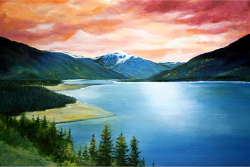
#> input picture ps4/data/lake.jpeg, 250 x 167 px; its folder holds 3 pictures in this run
$ python segmentation.py
#> lines starting #> are read from the running program, lines starting #| are printed output that depends on the picture
import numpy as np
import matplotlib.pyplot as plt
import scipy.io as sio
from imageio import imread
from scipy.spatial.distance import cdist


def kmeans_segmentation(im, features, num_clusters):
    H, W = im.shape[0], im.shape[1]
    N = features.shape[0]

    # 第一步： 随机选择num_clusters个种子
    center_idx = np.random.randint(N, size=num_clusters)
    centriods = features[center_idx]

    matrixes = np.zeros((H, W))
    # 第二步： 迭代器划分
    while True:
        # 每个像素到cneter的距离
        dist = np.zeros((N, num_clusters))

        for i in range(num_clusters):
            dist[:, i] = np.linalg.norm(features - centriods[i, :], axis=1)     # 距离

        # 寻找最近中心
        nearest = np.argmin(dist, axis=1)       # (N,1)
        # 更新
        prev_centriods = centriods

        for i in range(num_clusters):
            pixels_idx = np.where(nearest == i)      # 和 第 i 个中心邻近的像素集合
            cluster = features[pixels_idx]            # (M,5)
            centriods[i, :] = np.mean(cluster, axis=0)      # 重新计算平均值

        # 收敛
        if np.array_equal(prev_centriods, centriods):
            break

    pixels_clusters = np.reshape(nearest, (H, W))
    return pixels_clusters


def meanshift_segmentation(im, features, bandwidth):
    H, W = im.shape[0], im.shape[1]

    N, M = features.shape       # 数量， 特征维度
    mask = np.ones(N)

    clusters = []

    while np.sum(mask) > 0 :    # 当前还有像素未被遍历
        loc = np.argwhere(mask > 0)
        idx = loc[int(np.random.choice(loc.shape[0], 1)[0])][0]     # 随扈挑选一个像素

        mask[idx] = 0   # 标记

        current_mean = features[idx]
        prev_mean = current_mean

        while True:
            dist = np.linalg.norm(features - prev_mean, axis=1)
            incircle = dist < bandwidth # 距离小于半径的点
            mask[incircle] = 0

            current_mean = np.mean(features[incircle], axis=0)  # 新的中心
            # 稳定，收敛
            if np.linalg.norm(current_mean - prev_mean) < 0.01 * bandwidth:
                break
            prev_mean = current_mean

        isValid = True
        for cluster in clusters:
            if np.linalg.norm(cluster - current_mean) < 0.5 * bandwidth:   # 两个划分为一个cluster
                isValid = False

        if isValid:     # 添加一个新cluster
            clusters.append(current_mean)


    pixels_clusters = np.zeros((H, W))

    clusters = np.array(clusters)

    for i in range(N):     # 计算每个像素点的最近中心
        idx = np.argmin(np.linalg.norm(features[i, :] - clusters, axis=1))
        h = int(i/W)
        w = i % W
        pixels_clusters[h, w] = idx

    return  pixels_clusters.astype(int)


def draw_clusters_on_image(im, pixel_clusters):
    num_clusters = int(pixel_clusters.max()) + 1
    average_color = np.zeros((num_clusters, 3))
    cluster_count = np.zeros(num_clusters)

    for i in range(im.shape[0]):
        for j in range(im.shape[1]):
            c = pixel_clusters[i,j]
            cluster_count[c] += 1
            average_color[c, :] += im[i, j, :]

    for c in range(num_clusters):
        average_color[c,:] /= float(cluster_count[c])

    out_im = np.zeros_like(im)
    for i in range(im.shape[0]):
        for j in range(im.shape[1]):
            c = pixel_clusters[i,j]
            out_im[i,j,:] = average_color[c,:]

    return out_im


if __name__ == '__main__':

    # Change these parameters to see the effects of K-means and Meanshift
    num_clusters = [5]
    bandwidths = [0.3]


    for filename in ['lake', 'rocks', 'plates']:
        img = imread('data/%s.jpeg' % filename)
#> img is the input picture: shape (167, 250, 3); mean R, G, B 117.3, 125.1, 125.6

        # Create the feature vector for the images
        features = np.zeros((img.shape[0] * img.shape[1], 5))
        for row in range(img.shape[0]):
            for col in range(img.shape[1]):
                features[row*img.shape[1] + col, :] = np.array([row, col,
                    img[row, col, 0], img[row, col, 1], img[row, col, 2]])  #
        features_normalized = features / features.max(axis = 0)

        # [10 lines of commented-out code are left out]
        for bandwidth in bandwidths:
            clustered_pixels = meanshift_segmentation(img, features_normalized, bandwidth)
            cluster_im = draw_clusters_on_image(img, clustered_pixels)
            plt.imshow(cluster_im)
            plt.title('Meanshift with bandwidth %.2f on %s.jpeg' % (bandwidth, filename))
            plt.show()
#> this loop made 1 pass
#> num_clusters in draw_clusters_on_image on pass 1: 8
#> pass 1, `clustered_pixels = meanshift_segmentation(img, features_normalized, ba..`:
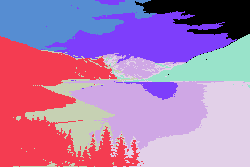
#> clustered_pixels: shape (167, 250) int64; 8 distinct labels, from 0 to 7; one colour per label, 0 black
#> pass 1, `cluster_im = draw_clusters_on_image(img, clustered_pixels)`:
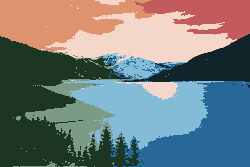
#> cluster_im: shape (167, 250, 3); mean R, G, B 116.8, 124.8, 124.9
#> pass 2 of the loop `for filename in ['lake', 'rocks', 'plates']:`:
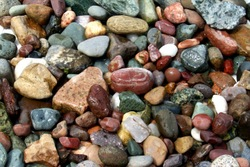
#> input picture ps4/data/rocks.jpeg, 250 x 167 px
#> img is the input picture: shape (167, 250, 3); mean R, G, B 122.3, 106.5, 91.7
#> the loop `for bandwidth in bandwidths:` made 1 pass
#> num_clusters in draw_clusters_on_image on pass 1: 13
#> pass 1, `clustered_pixels = meanshift_segmentation(img, features_normalized, ba..`:
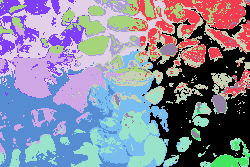
#> clustered_pixels: shape (167, 250) int64; 13 distinct labels, from 0 to 12; one colour per label, 0 black
#> pass 1, `cluster_im = draw_clusters_on_image(img, clustered_pixels)`:
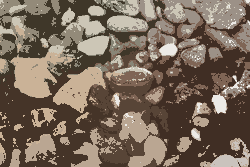
#> cluster_im: shape (167, 250, 3); mean R, G, B 121.7, 105.8, 91.3
#> pass 3 of the loop `for filename in ['lake', 'rocks', 'plates']:`:
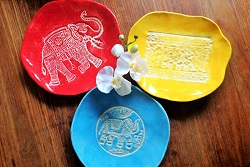
#> input picture ps4/data/plates.jpeg, 250 x 167 px
#> img is the input picture: shape (167, 250, 3); mean R, G, B 150.4, 110.1, 84.9
#> the loop `for bandwidth in bandwidths:` made 1 pass
#> num_clusters in draw_clusters_on_image on pass 1: 14
#> pass 1, `clustered_pixels = meanshift_segmentation(img, features_normalized, ba..`:
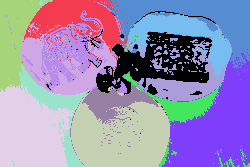
#> clustered_pixels: shape (167, 250) int64; 14 distinct labels, from 0 to 13; one colour per label, 0 black
#> pass 1, `cluster_im = draw_clusters_on_image(img, clustered_pixels)`:
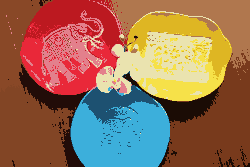
#> cluster_im: shape (167, 250, 3); mean R, G, B 150, 109.6, 84.4
